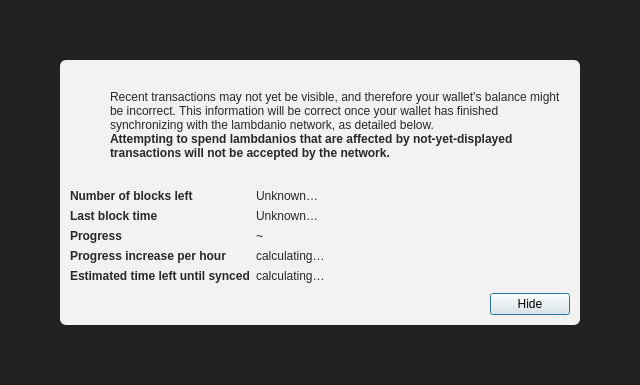
<?xml version="1.0" encoding="UTF-8"?>
<ui version="4.0">
 <class>ModalOverlay</class>
 <widget class="QWidget" name="ModalOverlay">
  <property name="geometry">
   <rect>
    <x>0</x>
    <y>0</y>
    <width>640</width>
    <height>385</height>
   </rect>
  </property>
  <property name="windowTitle">
   <string>Form</string>
  </property>
  <layout class="QVBoxLayout" name="verticalLayout" stretch="0">
   <property name="sizeConstraint">
    <enum>QLayout::SetDefaultConstraint</enum>
   </property>
   <property name="leftMargin">
    <number>0</number>
   </property>
   <property name="topMargin">
    <number>0</number>
   </property>
   <property name="rightMargin">
    <number>0</number>
   </property>
   <property name="bottomMargin">
    <number>0</number>
   </property>
   <item>
    <widget class="QWidget" name="bgWidget" native="true">
     <property name="styleSheet">
      <string notr="true">#bgWidget { background: rgba(0,0,0,220); }</string>
     </property>
     <layout class="QVBoxLayout" name="verticalLayoutMain" stretch="1">
      <property name="leftMargin">
       <number>60</number>
      </property>
      <property name="topMargin">
       <number>60</number>
      </property>
      <property name="rightMargin">
       <number>60</number>
      </property>
      <property name="bottomMargin">
       <number>60</number>
      </property>
      <item>
       <widget class="QWidget" name="contentWidget" native="true">
        <property name="styleSheet">
         <string notr="true">#contentWidget { background: rgba(255,255,255,240); border-radius: 6px; }

QLabel { color: rgb(40,40,40);  }</string>
        </property>
        <layout class="QVBoxLayout" name="verticalLayoutSub" stretch="1,0,0,0">
         <property name="spacing">
          <number>0</number>
         </property>
         <property name="leftMargin">
          <number>10</number>
         </property>
         <property name="topMargin">
          <number>10</number>
         </property>
         <property name="rightMargin">
          <number>10</number>
         </property>
         <property name="bottomMargin">
          <number>10</number>
         </property>
         <item>
          <layout class="QHBoxLayout" name="horizontalLayoutIconText" stretch="0,1">
           <property name="topMargin">
            <number>20</number>
           </property>
           <item>
            <layout class="QVBoxLayout" name="verticalLayoutIcon">
             <property name="leftMargin">
              <number>0</number>
             </property>
             <item>
              <widget class="QPushButton" name="warningIcon">
               <property name="enabled">
                <bool>false</bool>
               </property>
               <property name="text">
                <string/>
               </property>
               <property name="icon">
                <iconset>
                 <normaloff>:/icons/warning</normaloff>
                 <disabledoff>:/icons/warning</disabledoff>:/icons/warning</iconset>
               </property>
               <property name="iconSize">
                <size>
                 <width>48</width>
                 <height>48</height>
                </size>
               </property>
               <property name="flat">
                <bool>true</bool>
               </property>
              </widget>
             </item>
             <item>
              <spacer name="verticalSpacerWarningIcon">
               <property name="orientation">
                <enum>Qt::Vertical</enum>
               </property>
               <property name="sizeHint" stdset="0">
                <size>
                 <width>20</width>
                 <height>40</height>
                </size>
               </property>
              </spacer>
             </item>
            </layout>
           </item>
           <item>
            <layout class="QVBoxLayout" name="verticalLayoutInfoText">
             <property name="leftMargin">
              <number>0</number>
             </property>
             <property name="topMargin">
              <number>0</number>
             </property>
             <item>
              <widget class="QLabel" name="infoText">
               <property name="text">
                <string>Recent transactions may not yet be visible, and therefore your wallet's balance might be incorrect. This information will be correct once your wallet has finished synchronizing with the lambdanio network, as detailed below.</string>
               </property>
               <property name="textFormat">
                <enum>Qt::RichText</enum>
               </property>
               <property name="wordWrap">
                <bool>true</bool>
               </property>
              </widget>
             </item>
             <item>
              <widget class="QLabel" name="infoTextStrong">
               <property name="font">
                <font>
                 <weight>75</weight>
                 <bold>true</bold>
                </font>
               </property>
               <property name="text">
                <string>Attempting to spend lambdanios that are affected by not-yet-displayed transactions will not be accepted by the network.</string>
               </property>
               <property name="textFormat">
                <enum>Qt::RichText</enum>
               </property>
               <property name="wordWrap">
                <bool>true</bool>
               </property>
              </widget>
             </item>
             <item>
              <spacer name="verticalSpacerInTextSpace">
               <property name="orientation">
                <enum>Qt::Vertical</enum>
               </property>
               <property name="sizeHint" stdset="0">
                <size>
                 <width>20</width>
                 <height>40</height>
                </size>
               </property>
              </spacer>
             </item>
            </layout>
           </item>
          </layout>
         </item>
         <item>
          <spacer name="verticalSpacerAfterText">
           <property name="orientation">
            <enum>Qt::Vertical</enum>
           </property>
           <property name="sizeHint" stdset="0">
            <size>
             <width>20</width>
             <height>40</height>
            </size>
           </property>
          </spacer>
         </item>
         <item>
          <layout class="QFormLayout" name="formLayout">
           <property name="fieldGrowthPolicy">
            <enum>QFormLayout::FieldsStayAtSizeHint</enum>
           </property>
           <property name="horizontalSpacing">
            <number>6</number>
           </property>
           <property name="verticalSpacing">
            <number>6</number>
           </property>
           <property name="topMargin">
            <number>10</number>
           </property>
           <item row="0" column="0">
            <widget class="QLabel" name="labelNumberOfBlocksLeft">
             <property name="font">
              <font>
               <weight>75</weight>
               <bold>true</bold>
              </font>
             </property>
             <property name="text">
              <string>Number of blocks left</string>
             </property>
            </widget>
           </item>
           <item row="0" column="1">
            <widget class="QLabel" name="numberOfBlocksLeft">
             <property name="text">
              <string>Unknown…</string>
             </property>
            </widget>
           </item>
           <item row="1" column="0">
            <widget class="QLabel" name="labelLastBlockTime">
             <property name="font">
              <font>
               <weight>75</weight>
               <bold>true</bold>
              </font>
             </property>
             <property name="text">
              <string>Last block time</string>
             </property>
            </widget>
           </item>
           <item row="1" column="1">
            <widget class="QLabel" name="newestBlockDate">
             <property name="sizePolicy">
              <sizepolicy hsizetype="Maximum" vsizetype="Preferred">
               <horstretch>0</horstretch>
               <verstretch>0</verstretch>
              </sizepolicy>
             </property>
             <property name="text">
              <string>Unknown…</string>
             </property>
            </widget>
           </item>
           <item row="2" column="0">
            <widget class="QLabel" name="labelSyncDone">
             <property name="font">
              <font>
               <weight>75</weight>
               <bold>true</bold>
              </font>
             </property>
             <property name="text">
              <string>Progress</string>
             </property>
            </widget>
           </item>
           <item row="2" column="1">
            <layout class="QHBoxLayout" name="horizontalLayoutSync" stretch="0,1">
             <item>
              <widget class="QLabel" name="percentageProgress">
               <property name="text">
                <string notr="true">~</string>
               </property>
              </widget>
             </item>
            </layout>
           </item>
           <item row="4" column="0">
            <widget class="QLabel" name="labelProgressIncrease">
             <property name="font">
              <font>
               <weight>75</weight>
               <bold>true</bold>
              </font>
             </property>
             <property name="text">
              <string>Progress increase per hour</string>
             </property>
            </widget>
           </item>
           <item row="4" column="1">
            <widget class="QLabel" name="progressIncreasePerH">
             <property name="text">
              <string>calculating…</string>
             </property>
            </widget>
           </item>
           <item row="5" column="0">
            <widget class="QLabel" name="labelEstimatedTimeLeft">
             <property name="font">
              <font>
               <weight>75</weight>
               <bold>true</bold>
              </font>
             </property>
             <property name="text">
              <string>Estimated time left until synced</string>
             </property>
            </widget>
           </item>
           <item row="5" column="1">
            <widget class="QLabel" name="expectedTimeLeft">
             <property name="text">
              <string>calculating…</string>
             </property>
            </widget>
           </item>
          </layout>
         </item>
         <item>
          <layout class="QHBoxLayout" name="horizontalLayoutButtons">
           <property name="leftMargin">
            <number>10</number>
           </property>
           <property name="topMargin">
            <number>10</number>
           </property>
           <item>
            <spacer name="horizontalSpacer">
             <property name="orientation">
              <enum>Qt::Horizontal</enum>
             </property>
             <property name="sizeHint" stdset="0">
              <size>
               <width>40</width>
               <height>20</height>
              </size>
             </property>
            </spacer>
           </item>
           <item>
            <widget class="QPushButton" name="closeButton">
             <property name="text">
              <string>Hide</string>
             </property>
             <property name="shortcut">
              <string>Esc</string>
             </property>
             <property name="focusPolicy">
              <enum>Qt::StrongFocus</enum>
             </property>
             <property name="default">
              <bool>true</bool>
             </property>
            </widget>
           </item>
          </layout>
         </item>
        </layout>
       </widget>
      </item>
     </layout>
    </widget>
   </item>
  </layout>
 </widget>
 <resources/>
 <connections/>
</ui>
